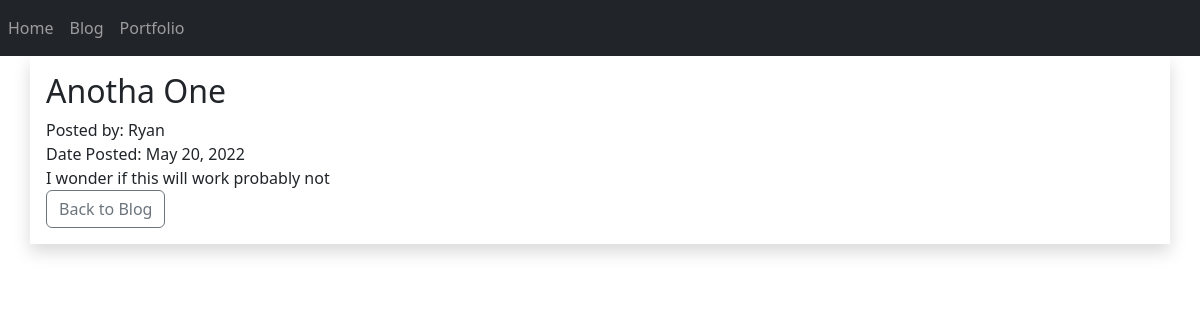
The app's page /blog/5 with its own data.
### models.py (models this page shows)
class Blogpost(db.Model):
    id = db.Column(db.Integer, primary_key=True)
    title = db.Column(db.String(255))
    content = db.Column(db.Text)
    author = db.Column(db.String(255))
    date_posted = db.Column(db.DateTime, default=datetime.utcnow())
    slug = db.Column(db.String(255))
    poster_id = db.Column(db.Integer, db.ForeignKey('users.id'))
    post_thumbnail = db.Column(db.String(), nullable=True)

### app.py (the view)
@app.route('/blog/<int:id>')
def post(id):
    post = Blogpost.query.get_or_404(id)
    return render_template('post.html', post=post, page=f"Post {id}")

### templates/post.html (shortened to what this page needs)
{% extends 'base.html' %}
{% block content %}
<div class="container shadow p-3 mb-5 bg-body">
    <h2>{{ post.title }}</h2>
    <span>Posted by: {{ post.author }}</span></br>
    <span>Date Posted: {{ post.date_posted.strftime('%B %d, %Y') }}</span><br/>
    {{ post.content }}<br/>
    <a href="{{ url_for('blog') }}" class="btn btn-outline-secondary btn-small">Back to Blog</a>
{% endblock %}

### records on screen
Blogpost: title "Anotha One", author "Ryan", date_posted "May 20, 2022", content "I wonder if this will work probably not"
